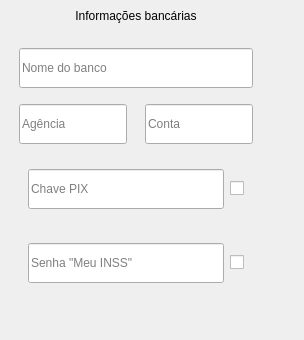
           <widget class="QWidget" name="pgBancarias">
            <property name="sizePolicy">
             <sizepolicy hsizetype="Preferred" vsizetype="Minimum">
              <horstretch>0</horstretch>
              <verstretch>0</verstretch>
             </sizepolicy>
            </property>
            <layout class="QGridLayout" name="gridLayout_8">
             <property name="topMargin">
              <number>0</number>
             </property>
             <property name="bottomMargin">
              <number>0</number>
             </property>
             <property name="horizontalSpacing">
              <number>32</number>
             </property>
             <property name="verticalSpacing">
              <number>16</number>
             </property>
             <item row="0" column="0">
              <widget class="QFrame" name="frame_11">
               <property name="maximumSize">
                <size>
                 <width>690</width>
                 <height>16777215</height>
                </size>
               </property>
               <property name="frameShape">
                <enum>QFrame::NoFrame</enum>
               </property>
               <property name="frameShadow">
                <enum>QFrame::Raised</enum>
               </property>
               <layout class="QGridLayout" name="gridLayout_9">
                <property name="leftMargin">
                 <number>8</number>
                </property>
                <property name="topMargin">
                 <number>0</number>
                </property>
                <property name="rightMargin">
                 <number>8</number>
                </property>
                <property name="bottomMargin">
                 <number>8</number>
                </property>
                <property name="horizontalSpacing">
                 <number>18</number>
                </property>
                <property name="verticalSpacing">
                 <number>16</number>
                </property>
                <item row="0" column="0" colspan="2">
                 <widget class="QFrame" name="frInfoCamposBancarias">
                  <property name="minimumSize">
                   <size>
                    <width>0</width>
                    <height>0</height>
                   </size>
                  </property>
                  <property name="maximumSize">
                   <size>
                    <width>16777215</width>
                    <height>45</height>
                   </size>
                  </property>
                  <property name="frameShape">
                   <enum>QFrame::NoFrame</enum>
                  </property>
                  <property name="frameShadow">
                   <enum>QFrame::Raised</enum>
                  </property>
                  <layout class="QHBoxLayout" name="horizontalLayout_8">
                   <item>
                    <widget class="QLabel" name="lbInfoCamposBancarias">
                     <property name="text">
                      <string>Informações bancárias</string>
                     </property>
                     <property name="alignment">
                      <set>Qt::AlignCenter</set>
                     </property>
                    </widget>
                   </item>
                  </layout>
                 </widget>
                </item>
                <item row="2" column="0">
                 <widget class="QLineEdit" name="leNumeroAgencia">
                  <property name="minimumSize">
                   <size>
                    <width>0</width>
                    <height>40</height>
                   </size>
                  </property>
                  <property name="placeholderText">
                   <string>Agência</string>
                  </property>
                 </widget>
                </item>
                <item row="2" column="1">
                 <widget class="QLineEdit" name="leConta">
                  <property name="minimumSize">
                   <size>
                    <width>0</width>
                    <height>40</height>
                   </size>
                  </property>
                  <property name="placeholderText">
                   <string>Conta</string>
                  </property>
                 </widget>
                </item>
                <item row="5" column="0" colspan="2">
                 <spacer name="verticalSpacer_8">
                  <property name="orientation">
                   <enum>Qt::Vertical</enum>
                  </property>
                  <property name="sizeHint" stdset="0">
                   <size>
                    <width>20</width>
                    <height>40</height>
                   </size>
                  </property>
                 </spacer>
                </item>
                <item row="1" column="0" colspan="2">
                 <widget class="QLineEdit" name="leNomeBanco">
                  <property name="minimumSize">
                   <size>
                    <width>0</width>
                    <height>40</height>
                   </size>
                  </property>
                  <property name="placeholderText">
                   <string>Nome do banco</string>
                  </property>
                 </widget>
                </item>
                <item row="3" column="0" colspan="2">
                 <widget class="QFrame" name="frPix">
                  <property name="frameShape">
                   <enum>QFrame::NoFrame</enum>
                  </property>
                  <property name="frameShadow">
                   <enum>QFrame::Raised</enum>
                  </property>
                  <layout class="QHBoxLayout" name="horizontalLayout_10">
                   <item>
                    <widget class="QLineEdit" name="lePix">
                     <property name="minimumSize">
                      <size>
                       <width>0</width>
                       <height>40</height>
                      </size>
                     </property>
                     <property name="maxLength">
                      <number>60</number>
                     </property>
                     <property name="echoMode">
                      <enum>QLineEdit::Password</enum>
                     </property>
                     <property name="placeholderText">
                      <string>Chave PIX</string>
                     </property>
                    </widget>
                   </item>
                   <item>
                    <widget class="QCheckBox" name="cbMostraPix">
                     <property name="text">
                      <string/>
                     </property>
                    </widget>
                   </item>
                  </layout>
                 </widget>
                </item>
                <item row="4" column="0" colspan="2">
                 <widget class="QFrame" name="frMeuInss">
                  <property name="frameShape">
                   <enum>QFrame::NoFrame</enum>
                  </property>
                  <property name="frameShadow">
                   <enum>QFrame::Raised</enum>
                  </property>
                  <layout class="QHBoxLayout" name="horizontalLayout_11">
                   <item>
                    <widget class="QLineEdit" name="leSenhaInss">
                     <property name="minimumSize">
                      <size>
                       <width>0</width>
                       <height>40</height>
                      </size>
                     </property>
                     <property name="maxLength">
                      <number>60</number>
                     </property>
                     <property name="echoMode">
                      <enum>QLineEdit::Password</enum>
                     </property>
                     <property name="placeholderText">
                      <string>Senha &quot;Meu INSS&quot;</string>
                     </property>
                    </widget>
                   </item>
                   <item>
                    <widget class="QCheckBox" name="cbMostraMeuInss">
                     <property name="text">
                      <string/>
                     </property>
                    </widget>
                   </item>
                  </layout>
                 </widget>
                </item>
               </layout>
              </widget>
             </item>
             <item row="0" column="1">
              <widget class="QFrame" name="frame_13">
               <property name="frameShape">
                <enum>QFrame::NoFrame</enum>
               </property>
               <property name="frameShadow">
                <enum>QFrame::Raised</enum>
               </property>
              </widget>
             </item>
            </layout>
           </widget>
